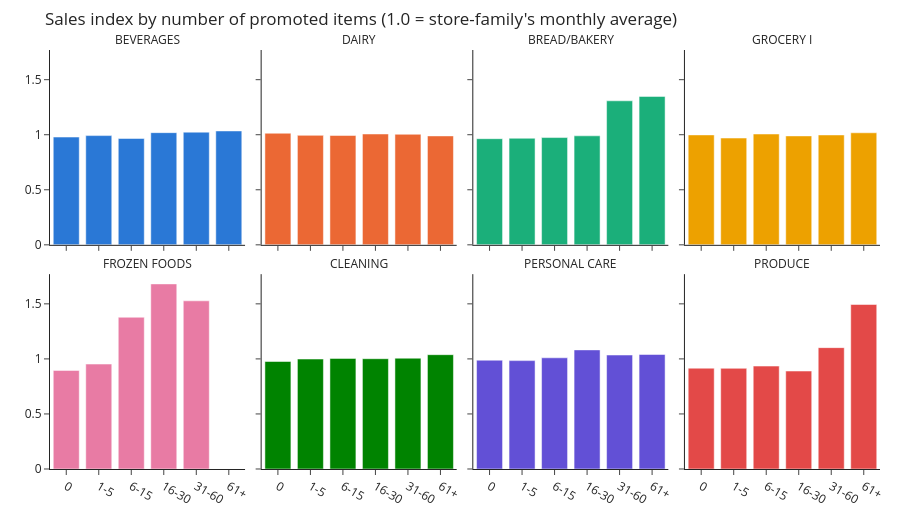

Notebook cell for this chart:
### Markdown cell above
**How do sales vary with the number of promoted items?** The raw mean rises with the promo count for most
families, but this mixes two things: big stores promote more items *and* sell more. The **mean index** compares
each day with the same store-family's average for that calendar month, which removes store size and slow trend.
`n_days` shows how much data sits behind each bar; bars with few stores are fragile.

### Code cell
pb = q("04_promo_bins")
fig = px.bar(pb, x="bin", y="mean_index", facet_col="family", facet_col_wrap=4, color="family",
             color_discrete_map=FAM_COLOR, category_orders={"family": C.FAMILIES, "bin": ["0", "1-5", "6-15", "16-30", "31-60", "61+"]},
             hover_data=["n_days", "n_stores"],
             title="Sales index by number of promoted items (1.0 = store-family's monthly average)")
fig.add_hline(y=1.0, line_dash="dot", line_color="#52514e")
fig.for_each_annotation(lambda a: a.update(text=a.text.split("=")[-1]))
fig.update_layout(**{**LAYOUT, "height": 520}, showlegend=False)
fig.update_xaxes(title=None)
fig.update_yaxes(title=None)
fig.show()
pb.pivot(index="family", columns="bin", values="mean_index")[["0", "1-5", "6-15", "16-30", "31-60", "61+"]].round(3)

### Figure 1 — Plotly figure (JSON) as saved in the notebook; plotly's stock layout.template omitted (floating-point values rounded to 4 significant figures)
{"data": [{"alignmentgroup": "True", "customdata": [[483, 12], [1682, 12], [2266, 12], [2552, 12], [1719, 12], [346, 11]], "hovertemplate": "family=BEVERAGES<br>bin=%{x}<br>mean_index=%{y}<br>n_days=%{customdata[0]}<br>n_stores=%{customdata[1]}<extra></extra>", "legendgroup": "BEVERAGES", "marker": {"color": "#2a78d6", "pattern": {"shape": ""}}, "name": "BEVERAGES", "offsetgroup": "BEVERAGES", "orientation": "v", "showlegend": true, "textposition": "auto", "type": "bar", "x": ["0", "1-5", "6-15", "16-30", "31-60", "61+"], "xaxis": "x5", "y": [0.9788, 0.9921, 0.9661, 1.019, 1.023, 1.034], "yaxis": "y5"}, {"alignmentgroup": "True", "customdata": [[1595, 12], [2754, 12], [1797, 12], [1643, 12], [552, 12], [707, 8]], "hovertemplate": "family=DAIRY<br>bin=%{x}<br>mean_index=%{y}<br>n_days=%{customdata[0]}<br>n_stores=%{customdata[1]}<extra></extra>", "legendgroup": "DAIRY", "marker": {"color": "#eb6834", "pattern": {"shape": ""}}, "name": "DAIRY", "offsetgroup": "DAIRY", "orientation": "v", "showlegend": true, "textposition": "auto", "type": "bar", "x": ["0", "1-5", "6-15", "16-30", "31-60", "61+"], "xaxis": "x6", "y": [1.014, 0.9943, 0.9933, 1.007, 1.004, 0.9893], "yaxis": "y6"}, {"alignmentgroup": "True", "customdata": [[2308, 12], [3481, 12], [2203, 12], [287, 12], [344, 7], [425, 5]], "hovertemplate": "family=BREAD/BAKERY<br>bin=%{x}<br>mean_index=%{y}<br>n_days=%{customdata[0]}<br>n_stores=%{customdata[1]}<extra></extra>", "legendgroup": "BREAD/BAKERY", "marker": {"color": "#1baf7a", "pattern": {"shape": ""}}, "name": "BREAD/BAKERY", "offsetgroup": "BREAD/BAKERY", "orientation": "v", "showlegend": true, "textposition": "auto", "type": "bar", "x": ["0", "1-5", "6-15", "16-30", "31-60", "61+"], "xaxis": "x7", "y": [0.9641, 0.968, 0.9743, 0.9901, 1.308, 1.348], "yaxis": "y7"}, {"alignmentgroup": "True", "customdata": [[212, 12], [1039, 12], [1378, 12], [1143, 12], [2977, 12], [2299, 12]], "hovertemplate": "family=GROCERY I<br>bin=%{x}<br>mean_index=%{y}<br>n_days=%{customdata[0]}<br>n_stores=%{customdata[1]}<extra></extra>", "legendgroup": "GROCERY I", "marker": {"color": "#eda100", "pattern": {"shape": ""}}, "name": "GROCERY I", "offsetgroup": "GROCERY I", "orientation": "v", "showlegend": true, "textposition": "auto", "type": "bar", "x": ["0", "1-5", "6-15", "16-30", "31-60", "61+"], "xaxis": "x8", "y": [0.9984, 0.97, 1.007, 0.9894, 0.998, 1.018], "yaxis": "y8"}, {"alignmentgroup": "True", "customdata": [[2967, 12], [4981, 12], [677, 12], [419, 8], [4, 1]], "hovertemplate": "family=FROZEN FOODS<br>bin=%{x}<br>mean_index=%{y}<br>n_days=%{customdata[0]}<br>n_stores=%{customdata[1]}<extra></extra>", "legendgroup": "FROZEN FOODS", "marker": {"color": "#e87ba4", "pattern": {"shape": ""}}, "name": "FROZEN FOODS", "offsetgroup": "FROZEN FOODS", "orientation": "v", "showlegend": true, "textposition": "auto", "type": "bar", "x": ["0", "1-5", "6-15", "16-30", "31-60"], "xaxis": "x", "y": [0.8956, 0.9531, 1.378, 1.681, 1.527], "yaxis": "y"}, {"alignmentgroup": "True", "customdata": [[855, 12], [2502, 12], [1900, 12], [2477, 12], [1235, 12], [79, 6]], "hovertemplate": "family=CLEANING<br>bin=%{x}<br>mean_index=%{y}<br>n_days=%{customdata[0]}<br>n_stores=%{customdata[1]}<extra></extra>", "legendgroup": "CLEANING", "marker": {"color": "#008300", "pattern": {"shape": ""}}, "name": "CLEANING", "offsetgroup": "CLEANING", "orientation": "v", "showlegend": true, "textposition": "auto", "type": "bar", "x": ["0", "1-5", "6-15", "16-30", "31-60", "61+"], "xaxis": "x2", "y": [0.9764, 0.9987, 1.005, 1.002, 1.006, 1.038], "yaxis": "y2"}, {"alignmentgroup": "True", "customdata": [[2077, 12], [2693, 12], [3901, 12], [312, 11], [31, 1], [34, 2]], "hovertemplate": "family=PERSONAL CARE<br>bin=%{x}<br>mean_index=%{y}<br>n_days=%{customdata[0]}<br>n_stores=%{customdata[1]}<extra></extra>", "legendgroup": "PERSONAL CARE", "marker": {"color": "#6250d6", "pattern": {"shape": ""}}, "name": "PERSONAL CARE", "offsetgroup": "PERSONAL CARE", "orientation": "v", "showlegend": true, "textposition": "auto", "type": "bar", "x": ["0", "1-5", "6-15", "16-30", "31-60", "61+"], "xaxis": "x3", "y": [0.9883, 0.9843, 1.01, 1.082, 1.035, 1.04], "yaxis": "y3"}, {"alignmentgroup": "True", "customdata": [[3308, 12], [3609, 12], [666, 12], [31, 5], [188, 6], [1246, 12]], "hovertemplate": "family=PRODUCE<br>bin=%{x}<br>mean_index=%{y}<br>n_days=%{customdata[0]}<br>n_stores=%{customdata[1]}<extra></extra>", "legendgroup": "PRODUCE", "marker": {"color": "#e34948", "pattern": {"shape": ""}}, "name": "PRODUCE", "offsetgroup": "PRODUCE", "orientation": "v", "showlegend": true, "textposition": "auto", "type": "bar", "x": ["0", "1-5", "6-15", "16-30", "31-60", "61+"], "xaxis": "x4", "y": [0.9156, 0.9143, 0.9349, 0.8897, 1.102, 1.494], "yaxis": "y4"}], "layout": {"annotations": [{"showarrow": false, "text": "FROZEN FOODS", "x": 0.1175, "xanchor": "center", "xref": "paper", "y": 0.465, "yanchor": "bottom", "yref": "paper"}, {"showarrow": false, "text": "CLEANING", "x": 0.3725, "xanchor": "center", "xref": "paper", "y": 0.465, "yanchor": "bottom", "yref": "paper"}, {"showarrow": false, "text": "PERSONAL CARE", "x": 0.6275, "xanchor": "center", "xref": "paper", "y": 0.465, "yanchor": "bottom", "yref": "paper"}, {"showarrow": false, "text": "PRODUCE", "x": 0.8825, "xanchor": "center", "xref": "paper", "y": 0.465, "yanchor": "bottom", "yref": "paper"}, {"showarrow": false, "text": "BEVERAGES", "x": 0.1175, "xanchor": "center", "xref": "paper", "y": 1.0, "yanchor": "bottom", "yref": "paper"}, {"showarrow": false, "text": "DAIRY", "x": 0.3725, "xanchor": "center", "xref": "paper", "y": 1.0, "yanchor": "bottom", "yref": "paper"}, {"showarrow": false, "text": "BREAD/BAKERY", "x": 0.6275, "xanchor": "center", "xref": "paper", "y": 1.0, "yanchor": "bottom", "yref": "paper"}, {"showarrow": false, "text": "GROCERY I", "x": 0.8825, "xanchor": "center", "xref": "paper", "y": 1.0, "yanchor": "bottom", "yref": "paper"}], "barmode": "relative", "font": {"size": 12}, "height": 520, "legend": {"title": {}, "tracegroupgap": 0}, "margin": {"b": 40, "l": 50, "r": 20, "t": 50}, "shapes": [{"line": {"color": "#52514e", "dash": "dot"}, "type": "line", "x0": 0, "x1": 1, "xref": "x domain", "y0": 1.0, "y1": 1.0, "yref": "y"}, {"line": {"color": "#52514e", "dash": "dot"}, "type": "line", "x0": 0, "x1": 1, "xref": "x2 domain", "y0": 1.0, "y1": 1.0, "yref": "y2"}, {"line": {"color": "#52514e", "dash": "dot"}, "type": "line", "x0": 0, "x1": 1, "xref": "x3 domain", "y0": 1.0, "y1": 1.0, "yref": "y3"}, {"line": {"color": "#52514e", "dash": "dot"}, "type": "line", "x0": 0, "x1": 1, "xref": "x4 domain", "y0": 1.0, "y1": 1.0, "yref": "y4"}, {"line": {"color": "#52514e", "dash": "dot"}, "type": "line", "x0": 0, "x1": 1, "xref": "x5 domain", "y0": 1.0, "y1": 1.0, "yref": "y5"}, {"line": {"color": "#52514e", "dash": "dot"}, "type": "line", "x0": 0, "x1": 1, "xref": "x6 domain", "y0": 1.0, "y1": 1.0, "yref": "y6"}, {"line": {"color": "#52514e", "dash": "dot"}, "type": "line", "x0": 0, "x1": 1, "xref": "x7 domain", "y0": 1.0, "y1": 1.0, "yref": "y7"}, {"line": {"color": "#52514e", "dash": "dot"}, "type": "line", "x0": 0, "x1": 1, "xref": "x8 domain", "y0": 1.0, "y1": 1.0, "yref": "y8"}], "showlegend": false, "title": {"text": "Sales index by number of promoted items (1.0 = store-family's monthly average)"}, "xaxis": {"anchor": "y", "categoryarray": ["0", "1-5", "6-15", "16-30", "31-60", "61+"], "categoryorder": "array", "domain": [0.0, 0.235], "title": {}}, "xaxis2": {"anchor": "y2", "categoryarray": ["0", "1-5", "6-15", "16-30", "31-60", "61+"], "categoryorder": "array", "domain": [0.255, 0.49], "matches": "x", "title": {}}, "xaxis3": {"anchor": "y3", "categoryarray": ["0", "1-5", "6-15", "16-30", "31-60", "61+"], "categoryorder": "array", "domain": [0.51, 0.745], "matches": "x", "title": {}}, "xaxis4": {"anchor": "y4", "categoryarray": ["0", "1-5", "6-15", "16-30", "31-60", "61+"], "categoryorder": "array", "domain": [0.765, 1.0], "matches": "x", "title": {}}, "xaxis5": {"anchor": "y5", "domain": [0.0, 0.235], "matches": "x", "showticklabels": false, "title": {}}, "xaxis6": {"anchor": "y6", "domain": [0.255, 0.49], "matches": "x", "showticklabels": false, "title": {}}, "xaxis7": {"anchor": "y7", "domain": [0.51, 0.745], "matches": "x", "showticklabels": false, "title": {}}, "xaxis8": {"anchor": "y8", "domain": [0.765, 1.0], "matches": "x", "showticklabels": false, "title": {}}, "yaxis": {"anchor": "x", "domain": [0.0, 0.465], "title": {}}, "yaxis2": {"anchor": "x2", "domain": [0.0, 0.465], "matches": "y", "showticklabels": false, "title": {}}, "yaxis3": {"anchor": "x3", "domain": [0.0, 0.465], "matches": "y", "showticklabels": false, "title": {}}, "yaxis4": {"anchor": "x4", "domain": [0.0, 0.465], "matches": "y", "showticklabels": false, "title": {}}, "yaxis5": {"anchor": "x5", "domain": [0.535, 1.0], "matches": "y", "title": {}}, "yaxis6": {"anchor": "x6", "domain": [0.535, 1.0], "matches": "y", "showticklabels": false, "title": {}}, "yaxis7": {"anchor": "x7", "domain": [0.535, 1.0], "matches": "y", "showticklabels": false, "title": {}}, "yaxis8": {"anchor": "x8", "domain": [0.535, 1.0], "matches": "y", "showticklabels": false, "title": {}}}}
